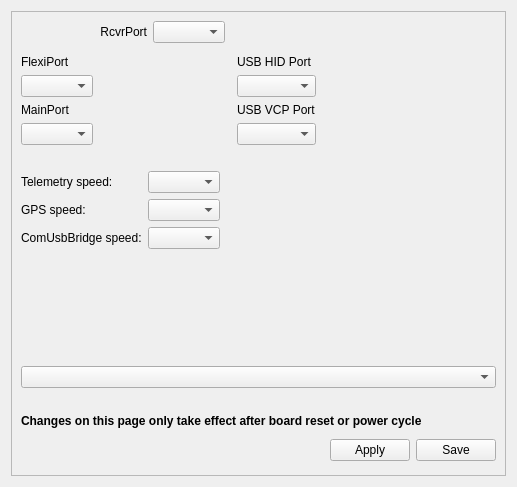
<?xml version="1.0" encoding="UTF-8"?>
<ui version="4.0">
 <class>CC_HW_Widget</class>
 <widget class="QWidget" name="CC_HW_Widget">
  <property name="geometry">
   <rect>
    <x>0</x>
    <y>0</y>
    <width>517</width>
    <height>487</height>
   </rect>
  </property>
  <property name="windowTitle">
   <string>Form</string>
  </property>
  <layout class="QVBoxLayout" name="verticalLayout">
   <item>
    <widget class="QFrame" name="frame">
     <property name="frameShape">
      <enum>QFrame::StyledPanel</enum>
     </property>
     <property name="frameShadow">
      <enum>QFrame::Raised</enum>
     </property>
     <layout class="QVBoxLayout" name="verticalLayout_2">
      <item>
       <layout class="QGridLayout" name="gridLayout">
        <item row="1" column="1" rowspan="5" colspan="3">
         <widget class="QLabel" name="label_2">
          <property name="text">
           <string/>
          </property>
          <property name="scaledContents">
           <bool>true</bool>
          </property>
         </widget>
        </item>
        <item row="2" column="0">
         <widget class="QComboBox" name="cbFlexi"/>
        </item>
        <item row="4" column="0">
         <widget class="QComboBox" name="cbTele"/>
        </item>
        <item row="3" column="0">
         <widget class="QLabel" name="label_3">
          <property name="text">
           <string>MainPort</string>
          </property>
          <property name="alignment">
           <set>Qt::AlignBottom|Qt::AlignLeading|Qt::AlignLeft</set>
          </property>
         </widget>
        </item>
        <item row="5" column="0">
         <widget class="QLabel" name="label_4">
          <property name="text">
           <string/>
          </property>
         </widget>
        </item>
        <item row="1" column="0">
         <widget class="QLabel" name="label_5">
          <property name="text">
           <string>FlexiPort</string>
          </property>
          <property name="alignment">
           <set>Qt::AlignBottom|Qt::AlignLeading|Qt::AlignLeft</set>
          </property>
         </widget>
        </item>
        <item row="1" column="5">
         <spacer name="horizontalSpacer_2">
          <property name="orientation">
           <enum>Qt::Horizontal</enum>
          </property>
          <property name="sizeHint" stdset="0">
           <size>
            <width>40</width>
            <height>20</height>
           </size>
          </property>
         </spacer>
        </item>
        <item row="1" column="4">
         <widget class="QLabel" name="label_8">
          <property name="text">
           <string>USB HID Port</string>
          </property>
          <property name="alignment">
           <set>Qt::AlignBottom|Qt::AlignLeading|Qt::AlignLeft</set>
          </property>
         </widget>
        </item>
        <item row="2" column="4">
         <widget class="QComboBox" name="cbUsbHid"/>
        </item>
        <item row="3" column="4">
         <widget class="QLabel" name="label_9">
          <property name="text">
           <string>USB VCP Port</string>
          </property>
          <property name="alignment">
           <set>Qt::AlignBottom|Qt::AlignLeading|Qt::AlignLeft</set>
          </property>
         </widget>
        </item>
        <item row="4" column="4">
         <widget class="QComboBox" name="cbUsbVcp"/>
        </item>
        <item row="0" column="1">
         <widget class="QLabel" name="label_7">
          <property name="text">
           <string>RcvrPort</string>
          </property>
          <property name="alignment">
           <set>Qt::AlignRight|Qt::AlignTrailing|Qt::AlignVCenter</set>
          </property>
         </widget>
        </item>
        <item row="0" column="2">
         <widget class="QComboBox" name="cbRcvr"/>
        </item>
       </layout>
      </item>
      <item>
       <layout class="QHBoxLayout" name="horizontalLayout">
        <item>
         <layout class="QGridLayout" name="gridLayout_2">
          <item row="0" column="0">
           <widget class="QLabel" name="telemetrySpeedLabel">
            <property name="text">
             <string>Telemetry speed:</string>
            </property>
           </widget>
          </item>
          <item row="1" column="0">
           <widget class="QLabel" name="GpsSpeedLabel">
            <property name="minimumSize">
             <size>
              <width>55</width>
              <height>0</height>
             </size>
            </property>
            <property name="text">
             <string>GPS speed:</string>
            </property>
           </widget>
          </item>
          <item row="2" column="0">
           <widget class="QLabel" name="ComUsbBridgeSpeedLabel">
            <property name="minimumSize">
             <size>
              <width>55</width>
              <height>0</height>
             </size>
            </property>
            <property name="text">
             <string>ComUsbBridge speed:</string>
            </property>
           </widget>
          </item>
          <item row="0" column="1">
           <widget class="QComboBox" name="telemetrySpeed">
            <property name="toolTip">
             <string>Select the speed here.</string>
            </property>
           </widget>
          </item>
          <item row="1" column="1">
           <widget class="QComboBox" name="gpsSpeed">
            <property name="toolTip">
             <string>Select the speed here.</string>
            </property>
           </widget>
          </item>
          <item row="2" column="1">
           <widget class="QComboBox" name="comUsbBridgeSpeed">
            <property name="toolTip">
             <string>Select the speed here.</string>
            </property>
           </widget>
          </item>
         </layout>
        </item>
        <item>
         <spacer name="horizontalSpacer_3">
          <property name="orientation">
           <enum>Qt::Horizontal</enum>
          </property>
          <property name="sizeHint" stdset="0">
           <size>
            <width>40</width>
            <height>20</height>
           </size>
          </property>
         </spacer>
        </item>
       </layout>
      </item>
      <item>
       <spacer name="verticalSpacer">
        <property name="orientation">
         <enum>Qt::Vertical</enum>
        </property>
        <property name="sizeHint" stdset="0">
         <size>
          <width>20</width>
          <height>40</height>
         </size>
        </property>
       </spacer>
      </item>
      <item>
       <widget class="QComboBox" name="cbGpsEnabled"/>
      </item>
      <item>
       <widget class="QLabel" name="problems">
        <property name="font">
         <font>
          <weight>75</weight>
          <bold>true</bold>
         </font>
        </property>
        <property name="text">
         <string/>
        </property>
        <property name="textFormat">
         <enum>Qt::AutoText</enum>
        </property>
        <property name="wordWrap">
         <bool>true</bool>
        </property>
       </widget>
      </item>
      <item>
       <widget class="QLabel" name="label_6">
        <property name="font">
         <font>
          <weight>75</weight>
          <bold>true</bold>
         </font>
        </property>
        <property name="text">
         <string>Changes on this page only take effect after board reset or power cycle</string>
        </property>
        <property name="wordWrap">
         <bool>true</bool>
        </property>
       </widget>
      </item>
      <item>
       <layout class="QHBoxLayout" name="horizontalLayout_2">
        <item>
         <spacer name="horizontalSpacer">
          <property name="orientation">
           <enum>Qt::Horizontal</enum>
          </property>
          <property name="sizeHint" stdset="0">
           <size>
            <width>40</width>
            <height>20</height>
           </size>
          </property>
         </spacer>
        </item>
        <item>
         <widget class="QPushButton" name="cchwHelp">
          <property name="sizePolicy">
           <sizepolicy hsizetype="Fixed" vsizetype="Fixed">
            <horstretch>0</horstretch>
            <verstretch>0</verstretch>
           </sizepolicy>
          </property>
          <property name="minimumSize">
           <size>
            <width>32</width>
            <height>32</height>
           </size>
          </property>
          <property name="maximumSize">
           <size>
            <width>32</width>
            <height>32</height>
           </size>
          </property>
          <property name="text">
           <string/>
          </property>
          <property name="icon">
           <iconset resource="../coreplugin/core.qrc">
            <normaloff>:/core/images/helpicon.svg</normaloff>:/core/images/helpicon.svg</iconset>
          </property>
          <property name="iconSize">
           <size>
            <width>32</width>
            <height>32</height>
           </size>
          </property>
          <property name="flat">
           <bool>true</bool>
          </property>
         </widget>
        </item>
        <item>
         <widget class="QPushButton" name="saveTelemetryToRAM">
          <property name="toolTip">
           <string>Send to OpenPilot but don't write in SD.
Beware of not locking yourself out!</string>
          </property>
          <property name="autoFillBackground">
           <bool>true</bool>
          </property>
          <property name="styleSheet">
           <string notr="true"/>
          </property>
          <property name="text">
           <string>Apply</string>
          </property>
          <property name="checkable">
           <bool>false</bool>
          </property>
         </widget>
        </item>
        <item>
         <widget class="QPushButton" name="saveTelemetryToSD">
          <property name="toolTip">
           <string>Applies and Saves all settings to SD.
Beware of not locking yourself out!</string>
          </property>
          <property name="autoFillBackground">
           <bool>false</bool>
          </property>
          <property name="styleSheet">
           <string notr="true"/>
          </property>
          <property name="text">
           <string>Save</string>
          </property>
         </widget>
        </item>
       </layout>
      </item>
     </layout>
    </widget>
   </item>
  </layout>
 </widget>
 <resources>
  <include location="../coreplugin/core.qrc"/>
 </resources>
 <connections/>
</ui>
